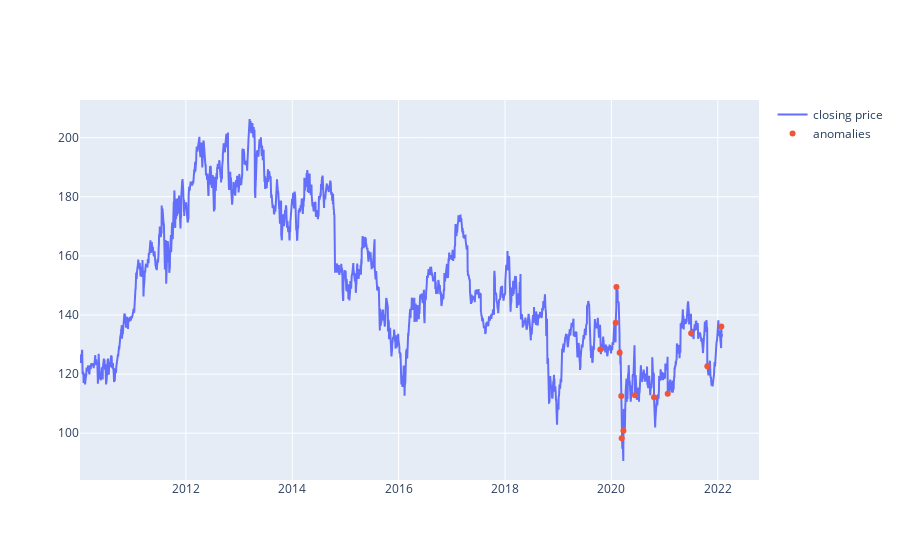

The notebook cell saved with this chart:
### Code cell
fig = go.Figure()
fig.add_trace(go.Scatter(x=data['date'], y=data['close'], mode='lines', name='closing price'))
fig.add_trace(go.Scatter(x=rows['date'], y=rows['close'], mode='markers', name='anomalies'))

### Figure 1 — Plotly figure (JSON) as saved in the notebook; plotly's stock layout.template omitted (floating-point values rounded to 4 significant figures; data arrays with more than 128 entries replaced by an {"elided": "..."} marker saying what was removed)
{"data": [{"mode": "lines", "name": "closing price", "type": "scatter", "x": {"elided": "3041 str values"}, "y": {"elided": "3041 float values"}}, {"mode": "markers", "name": "anomalies", "type": "scatter", "x": ["2019-10-17T00:00:00", "2020-01-31T00:00:00", "2020-02-05T00:00:00", "2020-02-27T00:00:00", "2020-03-09T00:00:00", "2020-03-12T00:00:00", "2020-03-24T00:00:00", "2020-06-11T00:00:00", "2020-10-20T00:00:00", "2021-01-22T00:00:00", "2021-07-02T00:00:00", "2021-10-21T00:00:00", "2022-01-25T00:00:00"], "y": [128.4, 137.4, 149.5, 127.3, 112.6, 98.29, 100.8, 112.8, 112.2, 113.4, 133.9, 122.7, 136.1]}], "layout": {}}
